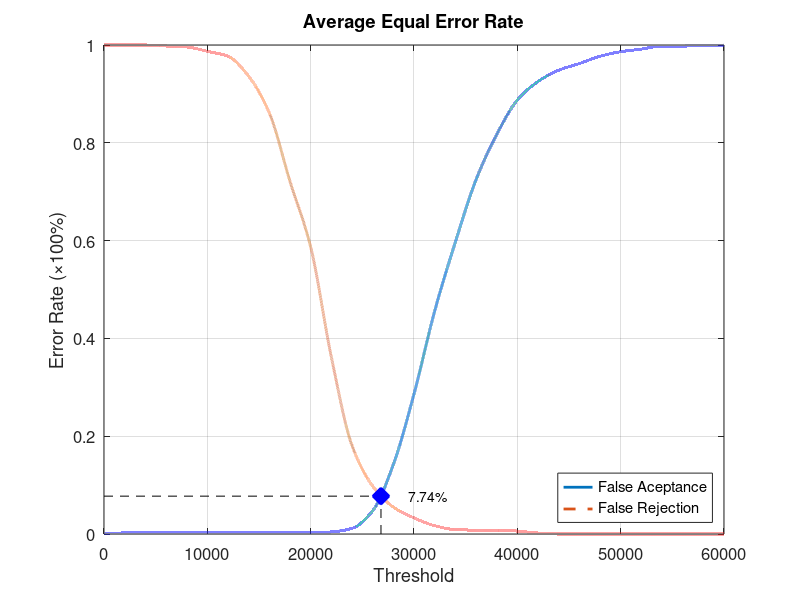
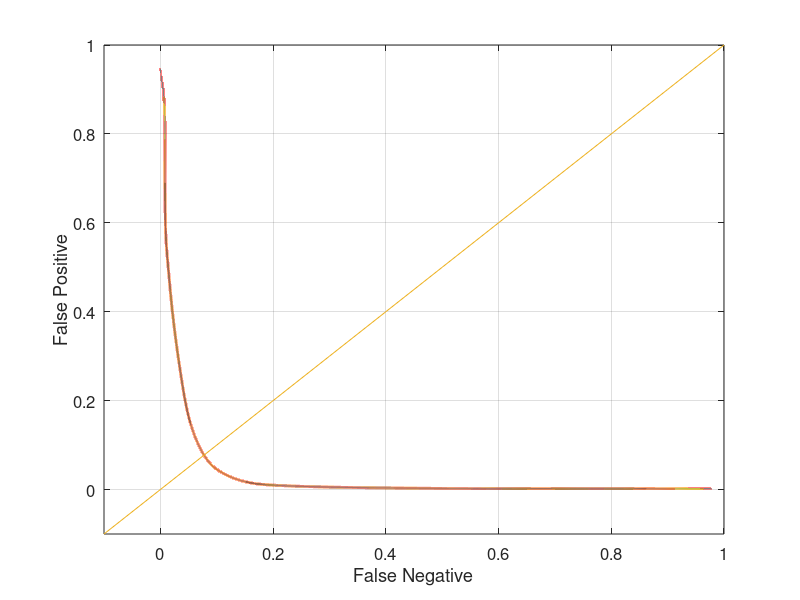

The MATLAB source for these figures, in order:
function yEER = Database1Average
close all;
clear;
clc;
x = 0:2000:60000;
xq = 0:0.5:60000;

y0 = [0 0.00210526 0.00210526 0.00210526 0.00210526 0.00210526 0.00210526 0.00210526 0.00210526 0.00210526 0.00210526 0.00421053 0.0115789 0.0473684 0.142105 0.286316 0.455789 0.596842 0.724211 0.816842 0.887369 0.925263 0.948421 0.962105 0.976842 0.986316 0.991579 0.997895 0.997895 0.998947 1];
yy0 = interp1(x, y0, xq, 'pchip');
y1 = [1 1 1 0.998 0.996 0.987 0.977 0.936 0.861 0.721 0.587 0.362 0.181 0.098 0.055 0.033 0.017 0.009 0.008 0.008 0.006 0.002 0 0 0 0 0 0 0 0 0];
yy1 = interp1(x, y1, xq, 'pchip');

% Calculating EER: 
y2 = abs(y0 - y1);
find(y2 == min(y2))
yy2 = abs(yy0 - yy1);
xEER = find(yy2 == min(yy2));
xEERIndex = xq(xEER) % X-axis EER
yEER = yy0(xEER) % Y-axis EER

main = figure
plot(xq, yy0,'-','LineWidth', 2);	hold on
plot(xq, yy1,'--','LineWidth', 2);	hold on
plot([xEERIndex xEERIndex], [0 yEER], 'k--');	hold on
plot([0 xEERIndex], [yEER yEER], 'k--');	hold on
plot(xEERIndex, yEER, 'bx', 'LineWidth', 10);	hold on
text(xEERIndex + 10 * xEERIndex / 100, yEER, [num2str(round((10000 * yEER)) / 100) '%'])
legend('False Aceptance', 'False Rejection', 'Location', 'SouthEast')
xlabel('Threshold')
ylabel('Error Rate (\times100%)')
title('Average Equal Error Rate')
set(gca, 'FontSize', 12)
axis([0 60000 0 1])
grid on

print(main, 'Database1AverageMain', '-dpng');
FNRxFPR = figure('Color', [1 1 1]);
plot(yy1, yy0, '-', yy1, yy0, 'LineWidth', 2);
hold on
y = -0.1:0.1:1
plot(y, y); 
set(gca, 'FontSize', 12)
xlabel('False Negative')
ylabel('False Positive')
axis([-0.1 1 -0.1 1])
set(gca, 'FontSize', 12)
grid on

print(FNRxFPR, 'Database1AverageFNRxFPR','-dpng');
end
